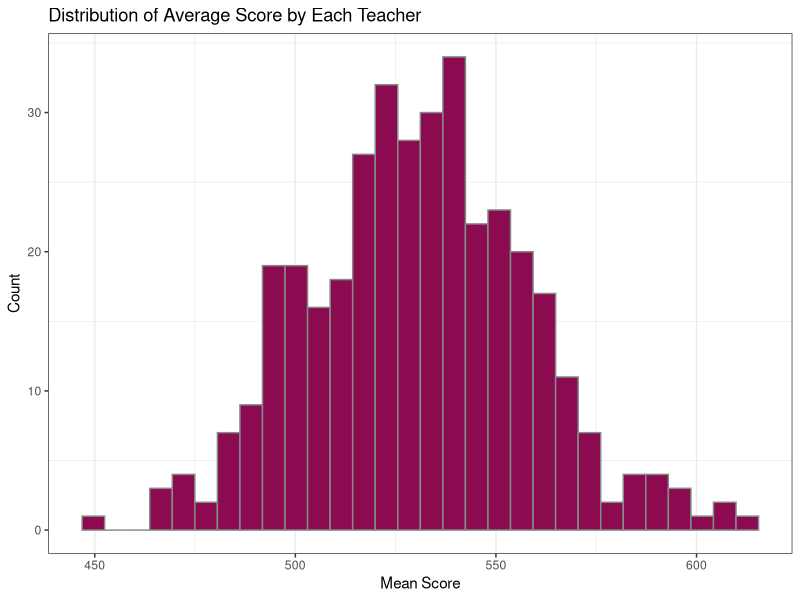
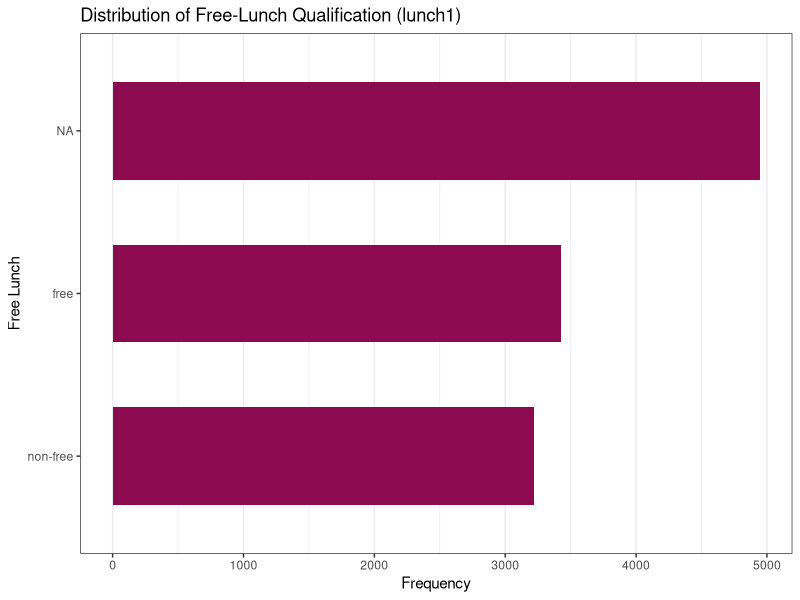
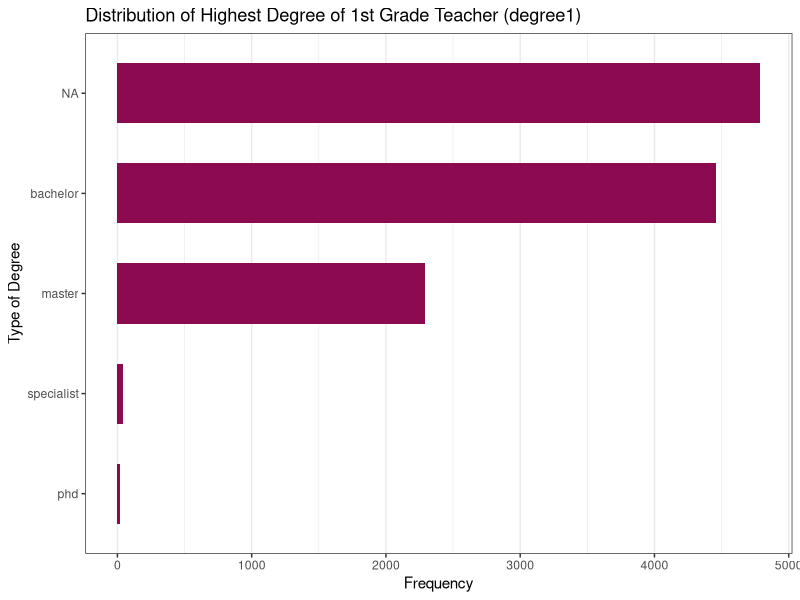
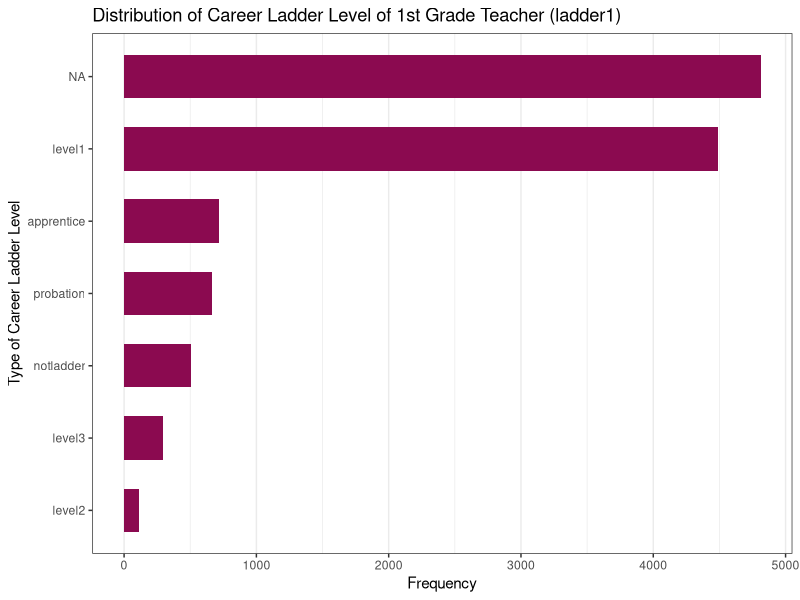
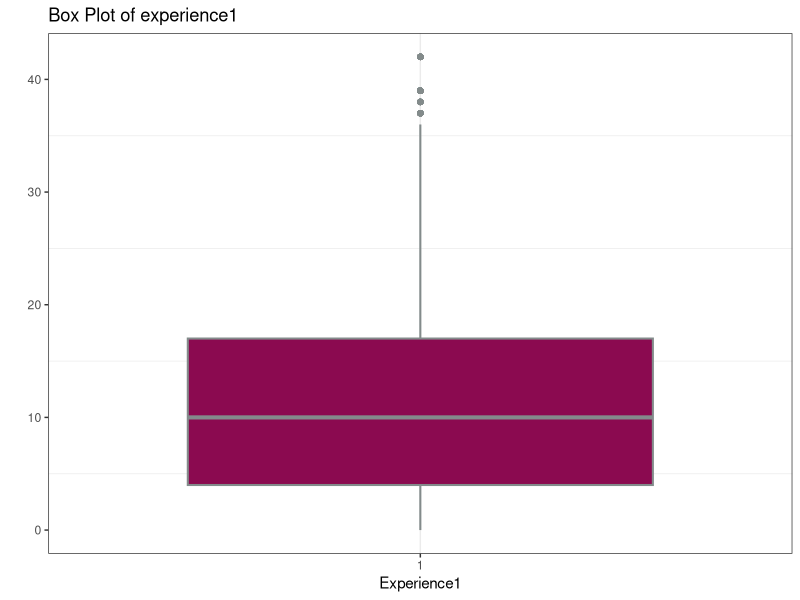
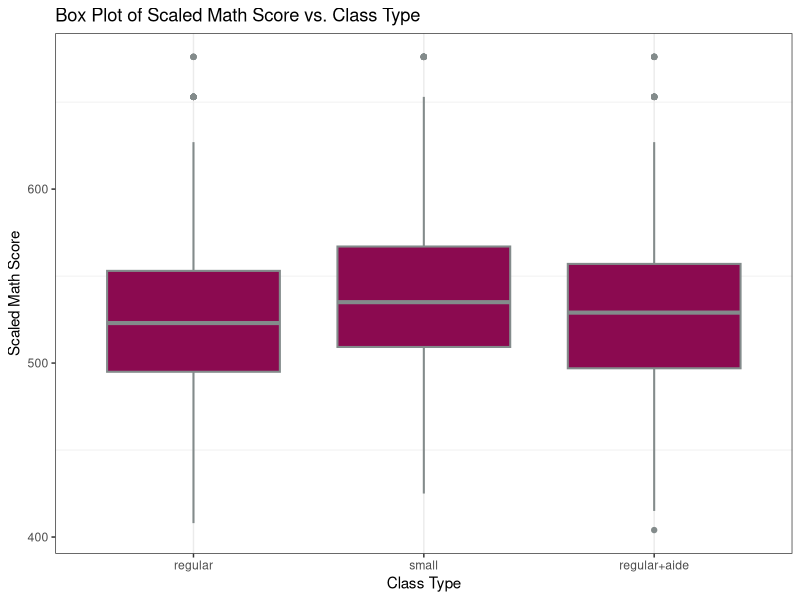
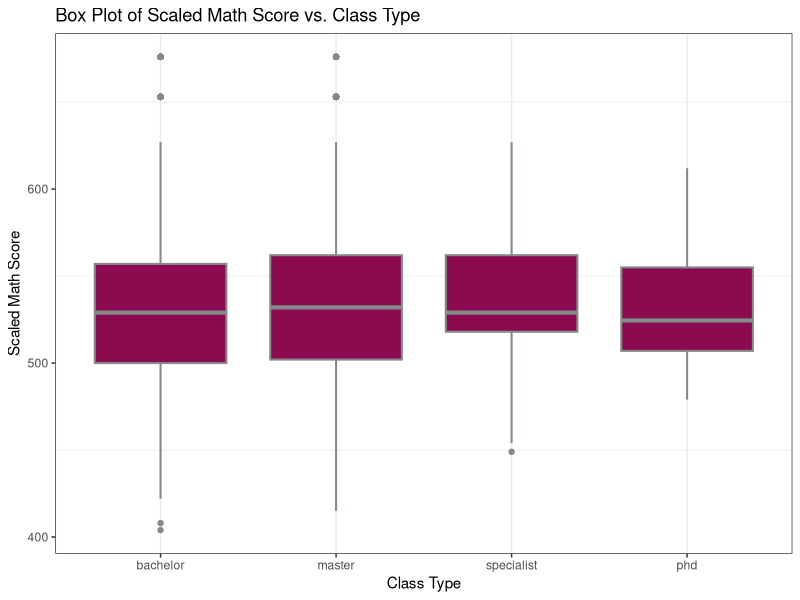
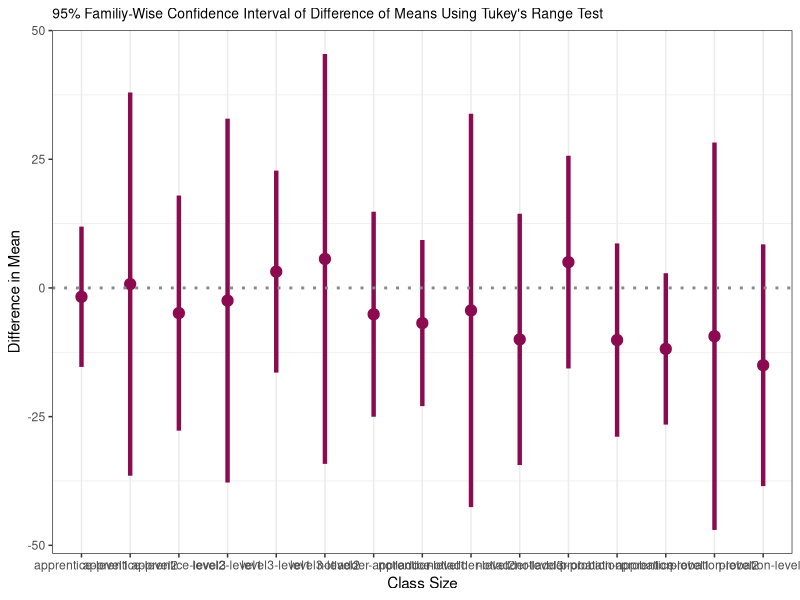

Reproduce these figures in R, in order.
## ---- chunk 1
library("AER")
library("dplyr")
library("ggplot2")
library("kableExtra")
library("tidyverse")
data("STAR")
## ---- chunk 2

data = STAR %>% 
        group_by(star1, experience1, tethnicity1, schoolid1) %>%
        summarise(
          median = median(math1, na.rm = T),
          mean = mean(math1, na.rm = T),
          min = min(math1, na.rm = T),
          max = max(math1, na.rm = T),
          Q1 = quantile(math1, 0.25, na.rm = T),
          Q3 = quantile(math1, 0.75, na.rm = T)
        )
head(data, 10) %>%
  kbl(caption = "Summary Measures of each Teachers") %>%
  kable_classic(full_width = F, html_font = "Cambria")
## ---- chunk 3
#Distribution of Average Score by Each Teacher 
ggplot(data, aes(x = mean)) +
  geom_histogram(fill = "deeppink4", color = "azure4") +
  labs(x = "Mean Score",
       y = "Count",
       title = "Distribution of Average Score by Each Teacher") +
  theme_bw() +
  theme(panel.grid.major.y = element_blank(),
        legend.position = "off")
## ---- chunk 4
data2 = STAR %>%
          select(lunch1, degree1, ladder1, experience1)

lunch1_df <- as.data.frame(table(data2$lunch1, useNA = "always"))
colnames(lunch1_df) <- c("lunch1", "Frequency")

degree1_df <- as.data.frame(table(data2$degree1, useNA = "always"))
colnames(degree1_df) <- c("degree1", "Frequency")

ladder1_df <- as.data.frame(table(data2$ladder1, useNA = "always"))
colnames(ladder1_df) <- c("ladder1", "Frequency")

experience1_df <- as.data.frame(
  summarise(data2,
          median = median(experience1, na.rm = T),
          mean = mean(experience1, na.rm = T),
          min = min(experience1, na.rm = T),
          max = max(experience1, na.rm = T),
          Q1 = quantile(experience1, 0.25, na.rm = T),
          Q3 = quantile(experience1, 0.75, na.rm = T)
        ))

kable(experience1_df, booktabs =TRUE,
      caption = "Summary Statistics for experience1")


kable(list(lunch1_df, degree1_df, ladder1_df), booktabs =TRUE,
      caption = "Frequency Table for lunch1, degree1 and ladder1")
## ---- chunk 5
ggplot(lunch1_df,
       aes(x = Frequency, y = lunch1)) +
  geom_bar(stat = "identity", fill = "deeppink4", width = 0.6) +
  labs(x = "Frequency",
       y = "Free Lunch",
       title = "Distribution of Free-Lunch Qualification (lunch1)") +
  theme_bw() +
  theme(panel.grid.major.y = element_blank(),
        legend.position = "off")
## ---- chunk 6
ggplot(degree1_df,
       aes(x = Frequency, y = reorder(degree1, Frequency))) +
  geom_bar(stat = "identity", fill = "deeppink4", width = 0.6) +
  labs(x = "Frequency",
       y = "Type of Degree",
       title = "Distribution of Highest Degree of 1st Grade Teacher (degree1)") +
  theme_bw() +
  theme(panel.grid.major.y = element_blank(),
        legend.position = "off")
## ---- chunk 7
ggplot(ladder1_df,
       aes(x = Frequency, y = reorder(ladder1, Frequency))) +
  geom_bar(stat = "identity", fill = "deeppink4", width = 0.6) +
  labs(x = "Frequency",
       y = "Type of Career Ladder Level",
       title = "Distribution of Career Ladder Level of 1st Grade Teacher (ladder1)") +
  theme_bw() +
  theme(panel.grid.major.y = element_blank(),
        legend.position = "off")
## ---- chunk 8
ggplot(data2, aes(x = factor(1), y = experience1)) +
  geom_boxplot(fill = "deeppink4", color = "azure4", lwd =0.7) + 
  labs(title="Box Plot of experience1", x="Experience1", y = " ") + 
  theme_bw() +
  theme(panel.grid.major.y = element_blank(),
        legend.position = "off")
## ---- chunk 9
box_plot_data <- STAR %>%
                    select(star1, math1) %>%
                    filter(!is.na(star1) & !is.na(math1)) 

ggplot(box_plot_data, aes(x = star1, y = math1)) +
  geom_boxplot(fill = "deeppink4", color = "azure4", lwd =0.7) + 
  labs(title="Box Plot of Scaled Math Score vs. Class Type", x="Class Type", y = "Scaled Math Score") + 
  theme_bw() +
  theme(panel.grid.major.y = element_blank(),
        legend.position = "off")
## ---- chunk 10
box_plot_data <- STAR %>%
                    select(ladder1,degree1, math1) %>%
                    filter(!is.na(ladder1) & !is.na(math1))

ggplot(box_plot_data, aes(x = degree1, y = math1)) +
  geom_boxplot(fill = "deeppink4", color = "azure4", lwd =0.7) + 
  labs(title="Box Plot of Scaled Math Score vs. Class Type", x="Class Type", y = "Scaled Math Score") + 
  theme_bw() +
  theme(panel.grid.major.y = element_blank(),
        legend.position = "off")
## ---- chunk 11
anova_df <- STAR %>% 
              select(math1, star1, ladder1, schoolid1, experience1, tethnicity1) %>%
              filter(!is.na(math1) & !is.na(ladder1) & !is.na(schoolid1)) %>%
              group_by(star1, schoolid1, experience1, tethnicity1, ladder1) %>%
              summarise(math1 = mean(math1))
## ---- chunk 12
tukey_anova <- aov(math1 ~ ladder1, data = anova_df)
t <-TukeyHSD(tukey_anova, conf.level = 0.95)
df <- as.data.frame(t$ladder1)
df$ladder_type <- rownames(df)
ggplot(df, aes(x = ladder_type, y = diff)) +
  geom_pointrange(aes(ymin = lwr, ymax = upr), lwd =1.5, size = 0.7, col = "deeppink4")+
   geom_hline(yintercept=0, linetype='dotted', col = 'azure4', lwd =1) +
  labs(x = "Class Size",
       y = "Difference in Mean",
       title = "95% Familiy-Wise Confidence Interval of Difference of Means Using Tukey's Range Test") +
  theme_bw() +
  theme(panel.grid.major.y = element_blank(),
        legend.position = "off") +
  theme(plot.title = element_text(size=10))
  
## ---- chunk 13
plot(anova_df$math1 ~ anova_df$experience1, col = anova_df$star1)
## ---- chunk 14
summary <- STAR %>%
                group_by(schoolid1) %>%
                summarise(mean = mean(math1, na.rm = T))

head(summary, 10) %>%
  kbl(caption = "Average Scaled Math Score By School ID (First 10)") %>%
  kable_classic(full_width = T, html_font = "Cambria")
## ---- chunk 15
ggplot(summary, aes(x = mean)) +
  geom_histogram(fill = "deeppink4", color = "azure4") +
  labs(x = "Mean Score",
       y = "Count",
       title = "Distribution of Scaled Math Score By School ID") +
  theme_bw() +
  theme(panel.grid.major.y = element_blank(),
        legend.position = "off")
## ---- chunk 16
anova_df <- STAR %>% 
              select(math1, star1, schoolid1, experience1, tethnicity1) %>%
              filter(!is.na(math1) & !is.na(star1) & !is.na(schoolid1)) %>%
              group_by(star1, schoolid1, experience1, tethnicity1) %>%
              summarise(math1 = mean(math1))

y = lm(math1 ~ star1 + schoolid1, data=anova_df)
summary(y)
## ---- chunk 17
t2 = Anova(lm(math1 ~ star1 + schoolid1, data=anova_df), type=2)
t2
## ---- chunk 18
tukey_anova <- aov(math1 ~ star1, data = anova_df)
t <-TukeyHSD(tukey_anova, conf.level = 0.95)
df <- as.data.frame(t$star1)
df$class_type <- rownames(df)
ggplot(df, aes(x = class_type, y = diff)) +
  geom_pointrange(aes(ymin = lwr, ymax = upr), lwd =1.5, size = 0.7, col = "deeppink4")+
   geom_hline(yintercept=0, linetype='dotted', col = 'azure4', lwd =1) +
  labs(x = "Class Size",
       y = "Difference in Mean",
       title = "95% Familiy-Wise Confidence Interval of Difference of Means Using Tukey's Range Test") +
  theme_bw() +
  theme(panel.grid.major.y = element_blank(),
        legend.position = "off") +
  theme(plot.title = element_text(size=10))
  
## ---- chunk 19
ggplot(y) + 
  geom_point(aes(x = .fitted, y = .resid), color = "deeppink4") +
  labs(title = "Residual vs. Fitted Plot", x = "Fitted Math Score", y = "Residuals") +  
  theme_bw() +
  theme(panel.grid.major.y = element_blank(),
        legend.position = "off")
## ---- chunk 20
#Levene Test
leveneTest(math1 ~ star1 * schoolid1, data=STAR)
## ---- chunk 21
ggplot(y , aes(sample = rstandard(y))) + 
  geom_qq(color = 'deeppink4') + 
  stat_qq_line(color = 'azure4') + 
  labs(title = "QQ Plot", x = "Theoretical Quantile", y = "Standardized Residual Quantile") +  
  theme_bw() +
  theme(panel.grid.major.y = element_blank(),
        legend.position = "off")
## ---- chunk 22
sessionInfo()
